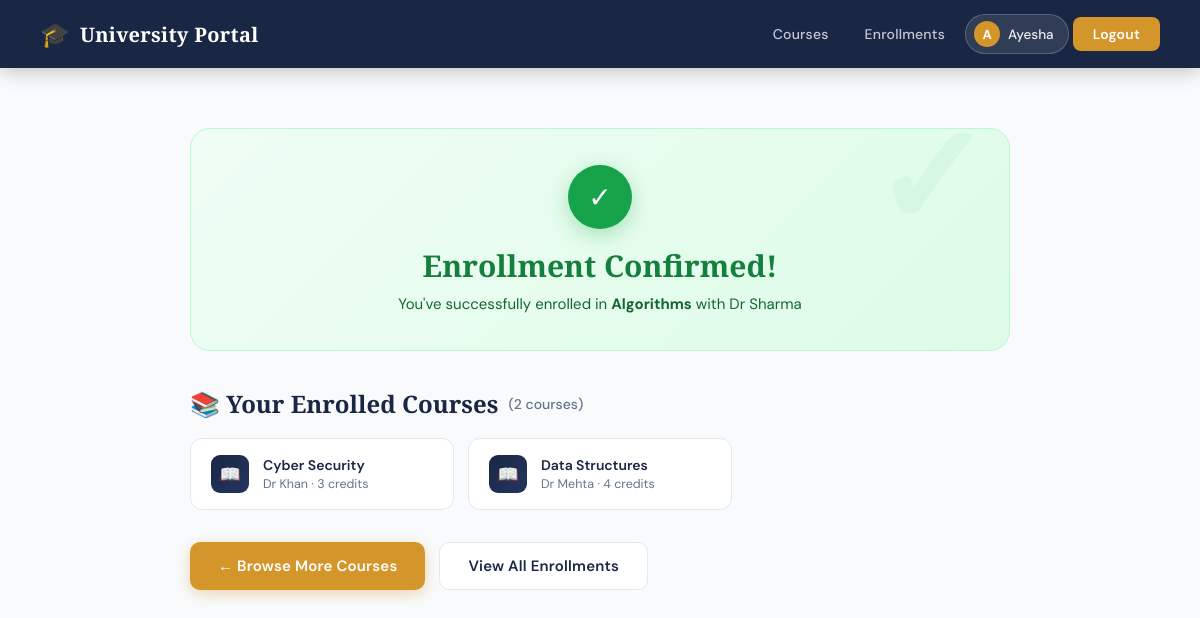
/enrollment_success?course_id=2 (signed in), run on the app's committed database.
### tables this page shows
CREATE TABLE courses (
        course_id INTEGER PRIMARY KEY AUTOINCREMENT,
        course_name TEXT,
        instructor TEXT,
        credits INTEGER
    );

### app.py (the view)
@app.route("/enrollment_success")
def enrollment_success():
    if "student_id" not in session:
        return redirect("/login")
    status = request.args.get("status", "success")
    course_id = request.args.get("course_id")
    student_id = session["student_id"]
    conn = get_db()
    cursor = conn.cursor()
    cursor.execute("SELECT * FROM courses WHERE course_id=?", (course_id,))
    course = cursor.fetchone()
    cursor.execute("""
        SELECT courses.course_name, courses.instructor, courses.credits
        FROM enrollments
        JOIN courses ON enrollments.course_id = courses.course_id
        WHERE enrollments.student_id = ?
    """, (student_id,))
    enrolled = cursor.fetchall()
    conn.close()
    return render_template("enrollment_success.html",
                           course=course,
                           enrolled=enrolled,
                           status=status,
                           student_name=session.get("student_name", "Student"))

### app.py (called while the page is built)
def get_db():
    conn = sqlite3.connect("student.db")
    conn.row_factory = sqlite3.Row
    return conn

### templates/enrollment_success.html (shortened to what this page needs)
<!DOCTYPE html>
<html lang="en">
<head>
    <link rel="stylesheet" href="{{ url_for('static', filename='style.css') }}">
</head>
<body>
<nav class="navbar">
    <a href="/" class="navbar-brand">
        <span class="logo-icon">🎓</span>
        <span class="logo-text">University Portal</span>
    </a>
    <div class="navbar-links">
        <a href="/courses">Courses</a>
        <a href="/enrollments">Enrollments</a>
        {% if session.get('student_name') %}
            <div class="user-pill">
                <div class="user-avatar">{{ session['student_name'][0].upper() }}</div>
                {{ session['student_name'] }}
            </div>
            <a href="/logout" class="btn-nav">Logout</a>
        {% endif %}
    </div>
</nav>
<div class="success-page">
    {% if status == 'success' %}
    <div class="success-banner">
        <div class="check-icon">✓</div>
        <h2>Enrollment Confirmed!</h2>
        <p>You've successfully enrolled in <strong>{{ course[1] }}</strong> with {{ course[2] }}</p>
    </div>
    {% endif %}
    <div class="enrolled-section">
        <h3>📚 Your Enrolled Courses
            <span style="font-size:14px; font-weight:500; color:var(--gray-500); font-family:'DM Sans',sans-serif;">
                ({{ enrolled|length }} course{{ 's' if enrolled|length != 1 else '' }})
            </span>
        </h3>
        {% if enrolled %}
        <div class="enrolled-list">
            {% for row in enrolled %}
            <div class="enrolled-item">
                <div class="item-icon">📖</div>
                <div>
                    <div class="item-name">{{ row[0] }}</div>
                    <div class="item-meta">{{ row[1] }} · {{ row[2] }} credits</div>
                </div>
            </div>
            {% endfor %}
        </div>
        {% else %}
        <p style="color:var(--gray-500); margin-bottom:24px;">No courses enrolled yet.</p>
        {% endif %}
        <div class="success-actions">
            <a href="/courses" class="btn btn-primary">← Browse More Courses</a>
            <a href="/enrollments" class="btn" style="background:var(--white); color:var(--navy); border:1.5px solid var(--gray-200);">View All Enrollments</a>
        </div>
    </div>
</div>
</body>
</html>

### static/style.css (style rules this page uses)
:root { --navy: #1a2744; --navy-light: #243560; --gold: #d4962a; --gold-light: #f0b429; --cream: #fdf8f0; --white: #ffffff; --gray-50: #f8fafc; --gray-100: #f1f5f9; --gray-200: #e2e8f0; --gray-500: #64748b; --gray-700: #334155; --success: #16a34a; --error: #dc2626; --shadow-sm: 0 1px 3px rgba(26,39,68,0.08); --shadow-md: 0 4px 16px rgba(26,39,68,0.12); --shadow-lg: 0 12px 40px rgba(26,39,68,0.16); --radius: 12px; --radius-lg: 20px; }
* { box-sizing: border-box; margin: 0; padding: 0; }
body { font-family: 'DM Sans', sans-serif; background: var(--gray-50); color: var(--gray-700); min-height: 100vh; }
.navbar { display: flex; justify-content: space-between; align-items: center; padding: 0 40px; height: 68px; background: var(--navy); position: sticky; top: 0; z-index: 100; box-shadow: 0 2px 20px rgba(0,0,0,0.25); }
.navbar-brand { display: flex; align-items: center; gap: 10px; text-decoration: none; }
.navbar-brand span.logo-icon { font-size: 24px; }
.navbar-brand span.logo-text { font-family: 'Cormorant Garamond', serif; font-size: 20px; font-weight: 700; color: var(--white); letter-spacing: 0.3px; }
.navbar-links { display: flex; align-items: center; gap: 4px; }
.navbar-links a { color: rgba(255,255,255,0.75); text-decoration: none; font-size: 14px; font-weight: 500; padding: 8px 16px; border-radius: 8px; transition: all 0.2s; letter-spacing: 0.2px; }
.navbar-links a.btn-nav { background: var(--gold); color: var(--white); padding: 8px 20px; border-radius: 8px; font-weight: 600; transition: all 0.2s; }
.btn { display: inline-flex; align-items: center; gap: 8px; padding: 13px 28px; border-radius: 10px; font-size: 15px; font-weight: 600; text-decoration: none; border: none; cursor: pointer; transition: all 0.22s; font-family: 'DM Sans', sans-serif; letter-spacing: 0.2px; }
.btn-primary { background: var(--gold); color: var(--white); box-shadow: 0 4px 14px rgba(212,150,42,0.35); }
.success-page { min-height: calc(100vh - 68px); padding: 60px 40px; max-width: 900px; margin: 0 auto; }
.success-banner { background: linear-gradient(135deg, #f0fdf4, #dcfce7); border: 1px solid #bbf7d0; border-radius: var(--radius-lg); padding: 36px 40px; text-align: center; margin-bottom: 36px; position: relative; overflow: hidden; }
.success-banner::before { content: '✓'; position: absolute; font-size: 140px; color: rgba(22,163,74,0.05); top: -20px; right: 20px; font-weight: 900; line-height: 1; }
.success-banner .check-icon { width: 64px; height: 64px; background: var(--success); border-radius: 50%; display: flex; align-items: center; justify-content: center; margin: 0 auto 16px; font-size: 28px; color: white; box-shadow: 0 6px 20px rgba(22,163,74,0.3); }
.success-banner h2 { font-family: 'Cormorant Garamond', serif; font-size: 30px; font-weight: 700; color: #15803d; margin-bottom: 8px; }
.success-banner p { color: #166534; font-size: 15px; }
.enrolled-section h3 { font-family: 'Cormorant Garamond', serif; font-size: 24px; font-weight: 700; color: var(--navy); margin-bottom: 18px; display: flex; align-items: center; gap: 10px; }
.enrolled-list { display: grid; grid-template-columns: repeat(auto-fill, minmax(250px, 1fr)); gap: 14px; margin-bottom: 32px; }
.enrolled-item { background: var(--white); border: 1px solid var(--gray-200); border-radius: var(--radius); padding: 16px 20px; display: flex; align-items: center; gap: 14px; transition: all 0.2s; }
.enrolled-item .item-icon { width: 38px; height: 38px; background: linear-gradient(135deg, var(--navy), var(--navy-light)); border-radius: 9px; display: flex; align-items: center; justify-content: center; font-size: 17px; flex-shrink: 0; }
.enrolled-item .item-name { font-weight: 600; font-size: 14px; color: var(--navy); margin-bottom: 2px; }
.enrolled-item .item-meta { font-size: 12.5px; color: var(--gray-500); }
.success-actions { display: flex; gap: 14px; flex-wrap: wrap; }
.user-pill { display: flex; align-items: center; gap: 8px; background: rgba(255,255,255,0.1); border: 1px solid rgba(255,255,255,0.2); border-radius: 100px; padding: 6px 14px 6px 8px; color: rgba(255,255,255,0.9); font-size: 13.5px; font-weight: 500; }
.user-avatar { width: 26px; height: 26px; background: var(--gold); border-radius: 50%; display: flex; align-items: center; justify-content: center; font-size: 13px; color: white; font-weight: 700; }

### data on the page
courses: course_name "Algorithms", instructor "Dr Sharma"
courses: course_name "Cyber Security", instructor "Dr Khan", credits "3"
courses: course_name "Data Structures", instructor "Dr Mehta", credits "4"

### other printed values
{{ session['student_name'][0].upper() }} "A"
{{ session['student_name'] }} "Ayesha"
{{ enrolled|length }} "2"
{{ 's' if enrolled|length != 1 else '' }} "s"
